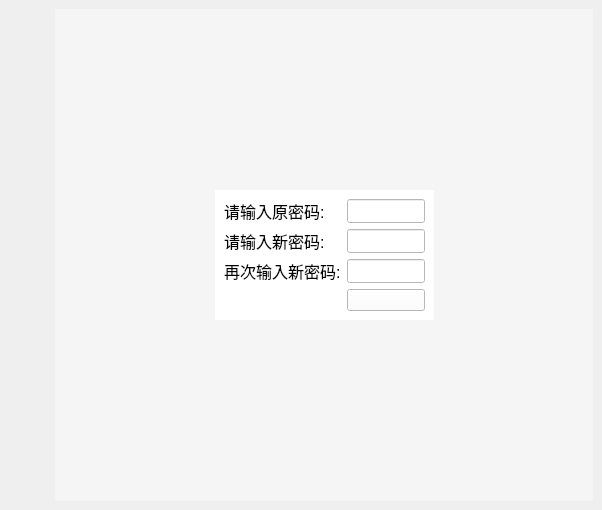
<?xml version="1.0" encoding="UTF-8"?>
<ui version="4.0">
 <class>settable</class>
 <widget class="QWidget" name="settable">
  <property name="geometry">
   <rect>
    <x>0</x>
    <y>0</y>
    <width>602</width>
    <height>510</height>
   </rect>
  </property>
  <property name="windowTitle">
   <string>Form</string>
  </property>
  <layout class="QVBoxLayout" name="verticalLayout">
   <property name="spacing">
    <number>0</number>
   </property>
   <property name="leftMargin">
    <number>0</number>
   </property>
   <property name="topMargin">
    <number>0</number>
   </property>
   <property name="rightMargin">
    <number>0</number>
   </property>
   <property name="bottomMargin">
    <number>0</number>
   </property>
   <item>
    <widget class="QWidget" name="settablewidget" native="true">
     <layout class="QGridLayout" name="gridLayout_2">
      <item row="0" column="0">
       <widget class="QWidget" name="settingBtnControl" native="true">
        <property name="styleSheet">
         <string notr="true"/>
        </property>
        <layout class="QVBoxLayout" name="verticalLayout_2">
         <property name="spacing">
          <number>0</number>
         </property>
         <property name="sizeConstraint">
          <enum>QLayout::SetDefaultConstraint</enum>
         </property>
         <property name="leftMargin">
          <number>0</number>
         </property>
         <property name="topMargin">
          <number>0</number>
         </property>
         <property name="rightMargin">
          <number>0</number>
         </property>
         <property name="bottomMargin">
          <number>0</number>
         </property>
         <item>
          <widget class="QPushButton" name="rewordBtn">
           <property name="sizePolicy">
            <sizepolicy hsizetype="Minimum" vsizetype="Fixed">
             <horstretch>0</horstretch>
             <verstretch>0</verstretch>
            </sizepolicy>
           </property>
           <property name="minimumSize">
            <size>
             <width>0</width>
             <height>0</height>
            </size>
           </property>
           <property name="maximumSize">
            <size>
             <width>115</width>
             <height>44</height>
            </size>
           </property>
           <property name="focusPolicy">
            <enum>Qt::NoFocus</enum>
           </property>
           <property name="autoFillBackground">
            <bool>false</bool>
           </property>
           <property name="styleSheet">
            <string notr="true"/>
           </property>
           <property name="text">
            <string/>
           </property>
           <property name="icon">
            <iconset resource="image.qrc">
             <normaloff>:/back/release/wordcon.png</normaloff>:/back/release/wordcon.png</iconset>
           </property>
           <property name="iconSize">
            <size>
             <width>120</width>
             <height>50</height>
            </size>
           </property>
           <property name="checkable">
            <bool>false</bool>
           </property>
           <property name="autoExclusive">
            <bool>true</bool>
           </property>
           <property name="autoDefault">
            <bool>false</bool>
           </property>
           <property name="default">
            <bool>false</bool>
           </property>
           <property name="flat">
            <bool>true</bool>
           </property>
          </widget>
         </item>
         <item>
          <widget class="QPushButton" name="loggerConBtn">
           <property name="maximumSize">
            <size>
             <width>115</width>
             <height>44</height>
            </size>
           </property>
           <property name="focusPolicy">
            <enum>Qt::NoFocus</enum>
           </property>
           <property name="autoFillBackground">
            <bool>false</bool>
           </property>
           <property name="styleSheet">
            <string notr="true"/>
           </property>
           <property name="text">
            <string/>
           </property>
           <property name="icon">
            <iconset resource="image.qrc">
             <normaloff>:/back/release/logcon.png</normaloff>:/back/release/logcon.png</iconset>
           </property>
           <property name="iconSize">
            <size>
             <width>120</width>
             <height>50</height>
            </size>
           </property>
           <property name="checkable">
            <bool>false</bool>
           </property>
           <property name="autoExclusive">
            <bool>true</bool>
           </property>
           <property name="autoDefault">
            <bool>false</bool>
           </property>
           <property name="default">
            <bool>false</bool>
           </property>
           <property name="flat">
            <bool>true</bool>
           </property>
          </widget>
         </item>
        </layout>
       </widget>
      </item>
      <item row="0" column="1">
       <widget class="QStackedWidget" name="setWidget">
        <property name="styleSheet">
         <string notr="true">background-color: rgb(245, 245, 245);</string>
        </property>
        <property name="currentIndex">
         <number>0</number>
        </property>
        <widget class="QWidget" name="changePassword">
         <layout class="QGridLayout" name="gridLayout_3">
          <item row="1" column="2">
           <spacer name="horizontalSpacer_2">
            <property name="orientation">
             <enum>Qt::Horizontal</enum>
            </property>
            <property name="sizeHint" stdset="0">
             <size>
              <width>206</width>
              <height>20</height>
             </size>
            </property>
           </spacer>
          </item>
          <item row="2" column="1">
           <spacer name="verticalSpacer">
            <property name="orientation">
             <enum>Qt::Vertical</enum>
            </property>
            <property name="sizeHint" stdset="0">
             <size>
              <width>20</width>
              <height>174</height>
             </size>
            </property>
           </spacer>
          </item>
          <item row="0" column="1">
           <spacer name="verticalSpacer_2">
            <property name="orientation">
             <enum>Qt::Vertical</enum>
            </property>
            <property name="sizeHint" stdset="0">
             <size>
              <width>20</width>
              <height>175</height>
             </size>
            </property>
           </spacer>
          </item>
          <item row="1" column="0">
           <spacer name="horizontalSpacer">
            <property name="orientation">
             <enum>Qt::Horizontal</enum>
            </property>
            <property name="sizeHint" stdset="0">
             <size>
              <width>207</width>
              <height>20</height>
             </size>
            </property>
           </spacer>
          </item>
          <item row="1" column="1">
           <widget class="QWidget" name="widget_2" native="true">
            <property name="maximumSize">
             <size>
              <width>300</width>
              <height>180</height>
             </size>
            </property>
            <property name="styleSheet">
             <string notr="true">background-color: rgb(255, 255, 255);</string>
            </property>
            <layout class="QGridLayout" name="gridLayout">
             <item row="0" column="0">
              <widget class="QLabel" name="label_2">
               <property name="font">
                <font>
                 <pointsize>12</pointsize>
                 <weight>50</weight>
                 <bold>false</bold>
                 <kerning>true</kerning>
                </font>
               </property>
               <property name="text">
                <string>请输入原密码:</string>
               </property>
              </widget>
             </item>
             <item row="0" column="2">
              <widget class="QLineEdit" name="oldpassword">
               <property name="maximumSize">
                <size>
                 <width>300</width>
                 <height>30</height>
                </size>
               </property>
              </widget>
             </item>
             <item row="1" column="0">
              <widget class="QLabel" name="label_3">
               <property name="font">
                <font>
                 <pointsize>12</pointsize>
                 <weight>50</weight>
                 <bold>false</bold>
                 <kerning>true</kerning>
                </font>
               </property>
               <property name="text">
                <string>请输入新密码:</string>
               </property>
              </widget>
             </item>
             <item row="1" column="2">
              <widget class="QLineEdit" name="newpassword">
               <property name="maximumSize">
                <size>
                 <width>300</width>
                 <height>30</height>
                </size>
               </property>
               <property name="echoMode">
                <enum>QLineEdit::Password</enum>
               </property>
               <property name="dragEnabled">
                <bool>false</bool>
               </property>
               <property name="readOnly">
                <bool>false</bool>
               </property>
              </widget>
             </item>
             <item row="2" column="0">
              <widget class="QLabel" name="label_4">
               <property name="font">
                <font>
                 <pointsize>12</pointsize>
                 <weight>50</weight>
                 <bold>false</bold>
                 <kerning>true</kerning>
                </font>
               </property>
               <property name="text">
                <string>再次输入新密码:</string>
               </property>
              </widget>
             </item>
             <item row="2" column="2">
              <widget class="QLineEdit" name="newpassword_2">
               <property name="maximumSize">
                <size>
                 <width>300</width>
                 <height>30</height>
                </size>
               </property>
               <property name="echoMode">
                <enum>QLineEdit::Password</enum>
               </property>
               <property name="dragEnabled">
                <bool>false</bool>
               </property>
               <property name="readOnly">
                <bool>false</bool>
               </property>
              </widget>
             </item>
             <item row="3" column="0">
              <widget class="QPushButton" name="trueBtn">
               <property name="maximumSize">
                <size>
                 <width>100</width>
                 <height>25</height>
                </size>
               </property>
               <property name="text">
                <string/>
               </property>
               <property name="icon">
                <iconset resource="image.qrc">
                 <normaloff>:/back/release/wordtrue.png</normaloff>:/back/release/wordtrue.png</iconset>
               </property>
               <property name="iconSize">
                <size>
                 <width>125</width>
                 <height>65</height>
                </size>
               </property>
               <property name="flat">
                <bool>true</bool>
               </property>
              </widget>
             </item>
             <item row="3" column="1">
              <spacer name="horizontalSpacer_5">
               <property name="orientation">
                <enum>Qt::Horizontal</enum>
               </property>
               <property name="sizeHint" stdset="0">
                <size>
                 <width>27</width>
                 <height>20</height>
                </size>
               </property>
              </spacer>
             </item>
             <item row="3" column="2">
              <widget class="QPushButton" name="resetBtn">
               <property name="maximumSize">
                <size>
                 <width>100</width>
                 <height>25</height>
                </size>
               </property>
               <property name="layoutDirection">
                <enum>Qt::RightToLeft</enum>
               </property>
               <property name="text">
                <string/>
               </property>
               <property name="icon">
                <iconset resource="image.qrc">
                 <normaloff>:/back/release/wordreset.png</normaloff>:/back/release/wordreset.png</iconset>
               </property>
               <property name="iconSize">
                <size>
                 <width>125</width>
                 <height>65</height>
                </size>
               </property>
              </widget>
             </item>
            </layout>
           </widget>
          </item>
         </layout>
        </widget>
        <widget class="QWidget" name="loggerControl">
         <layout class="QHBoxLayout" name="horizontalLayout">
          <item>
           <widget class="QPushButton" name="detelogBtn">
            <property name="maximumSize">
             <size>
              <width>105</width>
              <height>28</height>
             </size>
            </property>
            <property name="font">
             <font>
              <weight>75</weight>
              <bold>true</bold>
              <underline>false</underline>
             </font>
            </property>
            <property name="autoFillBackground">
             <bool>false</bool>
            </property>
            <property name="styleSheet">
             <string notr="true"/>
            </property>
            <property name="text">
             <string/>
            </property>
            <property name="icon">
             <iconset resource="image.qrc">
              <normaloff>:/back/release/detelog.png</normaloff>:/back/release/detelog.png</iconset>
            </property>
            <property name="iconSize">
             <size>
              <width>125</width>
              <height>65</height>
             </size>
            </property>
            <property name="flat">
             <bool>true</bool>
            </property>
           </widget>
          </item>
         </layout>
        </widget>
       </widget>
      </item>
     </layout>
    </widget>
   </item>
  </layout>
 </widget>
 <resources>
  <include location="image.qrc"/>
 </resources>
 <connections/>
</ui>
